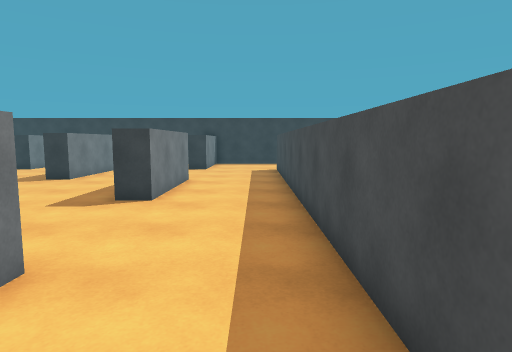
View 1 (above)

24 first-person views from a walk through a Unity game level. The camera is 1.4 m above the floor, tilts 6° down and sees 75° across. The floor is counted in squares, 1 m on a side. Each view is taken from the middle of a square. On the plan, view 1 faces up. The plan holds only what a view shows up to about 15 squares ahead; the rest is blank. The player is left out.

View 2
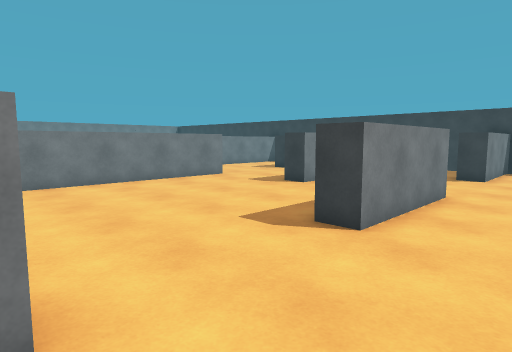

View 3
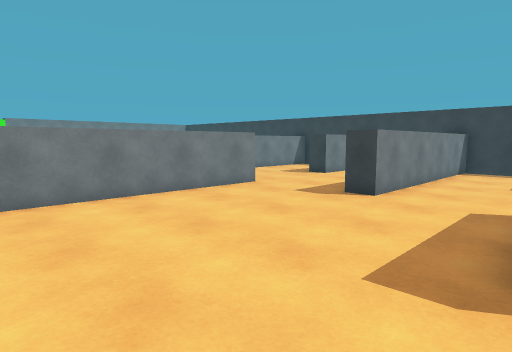

View 4
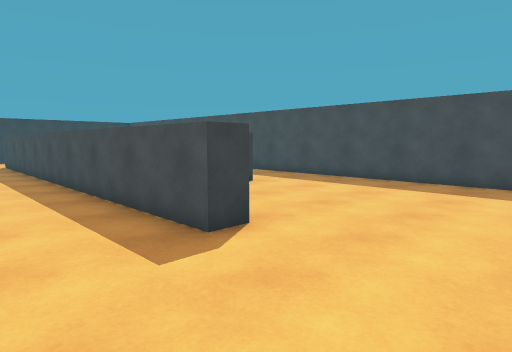

View 5
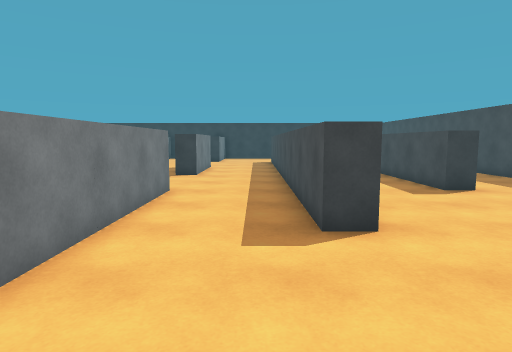

View 6
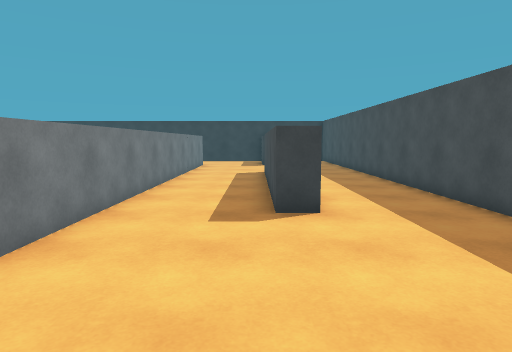

View 7
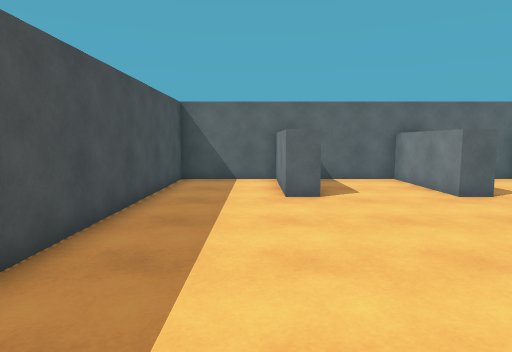

View 8
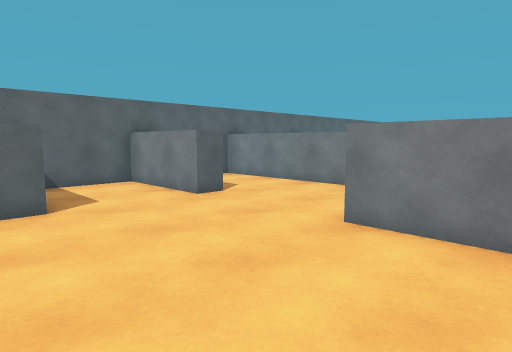

View 9
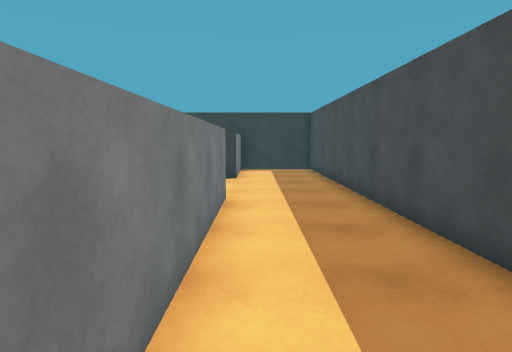

View 10
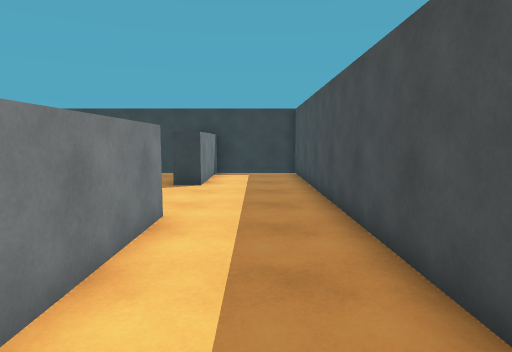

View 11
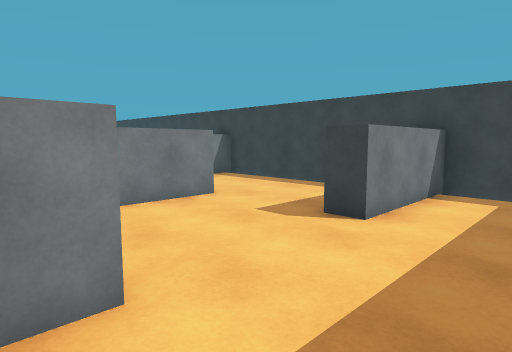

View 12
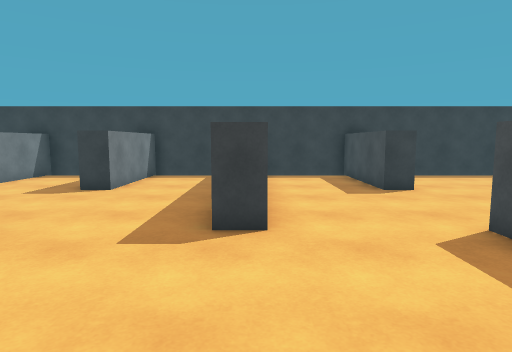

View 13
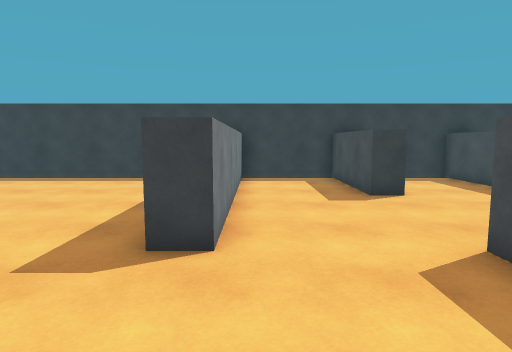

View 14
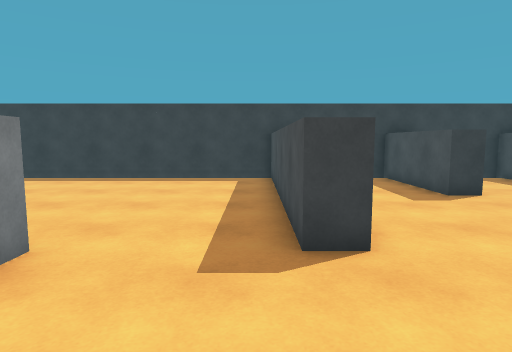

View 15
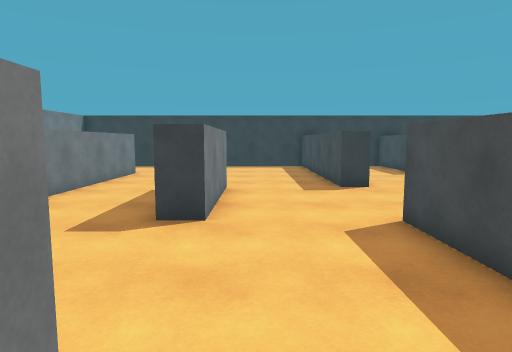

View 16
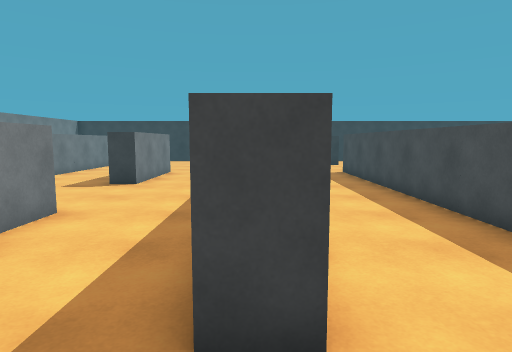

View 17
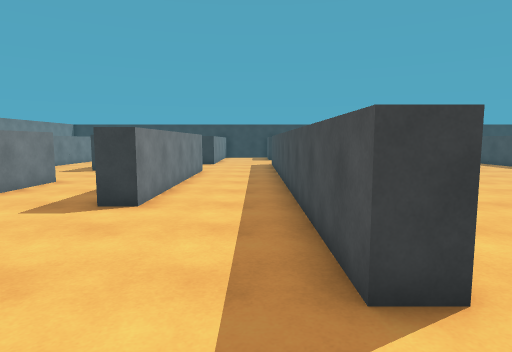

View 18
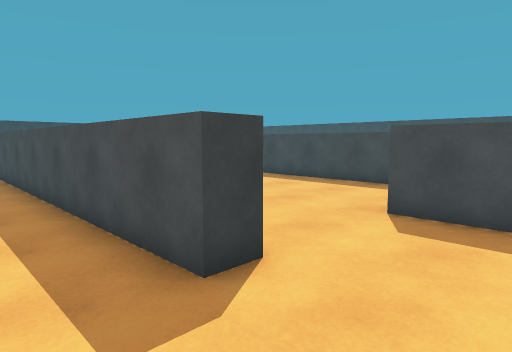

View 19
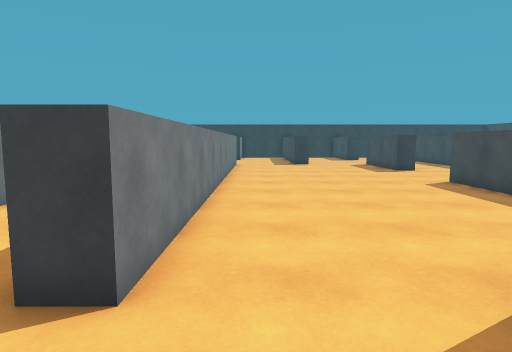

View 20
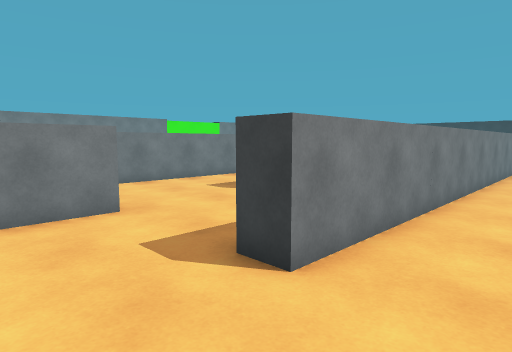

View 21
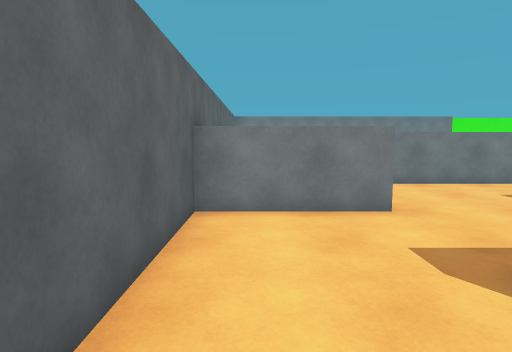

View 22
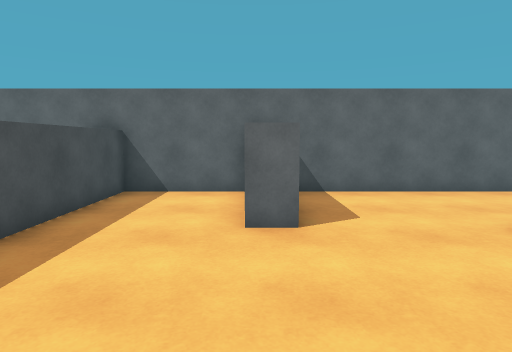

View 23
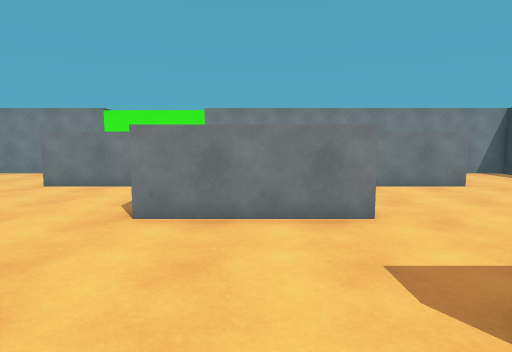

View 24
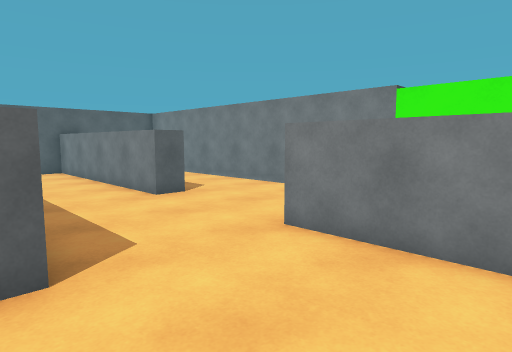

### Floor plan
Points are (right, up) in squares from view 1. A wall is a line through its corners. A room is listed if a view was taken in it or the views show most of it. See-through windows are left out.
Room 1 (views 1, 2, 3, 4, 5, 6, 7, 8, 9, 10, 11, 12, 22)
walls: (-2.5, 3.5) (-2.5, -9.2) (-1.8, -9.2); (1.9, 12) (1.9, -0.9) (1, -0.9) (1, 14.9); (-3.3, 11.6) (-3.3, 12.2); (-2.5, 12.2) (-2.5, 7.8) (-3.4, 7.8); (6.4, 3.4) (5.4, 3.4) (5.4, 11.1); (6.3, 12.2) (6.3, 4.9); (1.9, 16.6) (1.9, 13.9); (1, -5.3) (1.9, -5.3) (1.9, -9.2) (4.6, -9.2); (5.4, -5.3) (6.3, -5.3) (6.3, -8.9); (-11.2, 12.2) (-11.2, -5.3); (-7.7, -5.3) (-6.8, -5.3); (3, 20.9) (-2.5, 20.9) (-2.5, 16.5) (-3.3, 16.5) (-3.3, 20.9) (-6.8, 20.9) (-6.8, 12.1) (-7.8, 12.1); (4.4, 20.9) (3.8, 20.9); (6.1, -9.2) (9.7, -9.2) (9.7, 20.9) (6.3, 20.9) (6.3, 16.5) (5.4, 16.5); (-6.8, -9.2) (-3.3, -9.2) (-3.3, 3.5)
ways out: opening at (-9.5, -5.5) to room 2; opening at (-9.5, 13) to room 2
Room 2 (views 13, 14, 15, 16, 17, 18, 19, 20, 21, 23, 24)
walls: (-16.4, 5.2) (-16.4, 7.9); (-15.5, 7) (-15.5, -0.9) (-16.5, -0.9); (-19.9, 3.5) (-19.9, -3.5); (-20.9, 3.4) (-20.4, 3.4); (-19.9, 12.2) (-19.9, 7.8) (-20.9, 7.8); (-24.3, 6.5) (-24.3, 3.4); (-25.2, -0.9) (-24.3, -0.9) (-24.3, -9.2); (-24.3, 16.6) (-24.3, 10.2); (-28.6, 0.8) (-28.6, -5.8); (-15.5, -5.2) (-15.5, -9.2) (-8.1, -9.2); (-16.4, 20.9) (-26, 20.9); (-11.2, -5.3) (-12, -5.3) (-12, 12.2); (-7.7, 18.2) (-7.7, 20.9) (-11.2, 20.9) (-11.2, 16.5) (-12, 16.5) (-12, 20.9) (-15.5, 20.9) (-15.5, 12.1) (-16.4, 12.1) (-16.4, 20.4); (-28.1, 20.9) (-28.6, 20.9) (-28.6, 19.2); (-7.7, -7.2) (-7.7, -5.3)
ways out: opening at (-9.5, -5.5) to room 1; opening at (-9.5, 13) to room 1

Positions as (right, up) in squares from view 1, and headings:
1: (0, 0), facing up
2: (0, 3), facing up-left
3: (-3, 4), facing up-left
4: (-2, -5), facing up-right
5: (0, -6), facing up
6: (5, -3), facing up
7: (7, 3), facing down
8: (7, 2), facing down-left
9: (7, 4), facing up
10: (8, 6), facing up
11: (9, 11), facing up-left
12: (-7, 7), facing up
13: (-15, 8), facing up
14: (-17, 8), facing up
15: (-19, 2), facing up
16: (-16, -3), facing up
17: (-13, -8), facing up
18: (-14, -8), facing up-right
19: (-10, -8), facing up
20: (-9, -8), facing up-left
21: (-9, -8), facing left
22: (-7, 0), facing down
23: (-14, 10), facing left
24: (-20, 7), facing down-left
